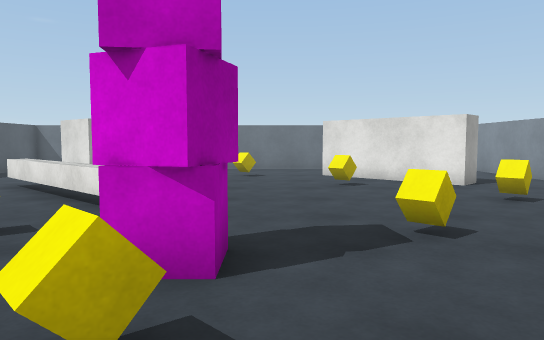
view 1 (above)

16 first-person views from a walk through a scene from a Unity 3-D project. The camera is 1.2 m above the floor, tilts 4° down and sees 70° across. The floor is counted in squares, 1 m on a side. Each view is taken from the middle of a square. On the plan, view 1 faces up. The plan holds only what a view shows up to about 15 squares ahead; the rest is blank. The player character is not drawn. Surface patterns are stand-ins for the level's own textures.

view 2
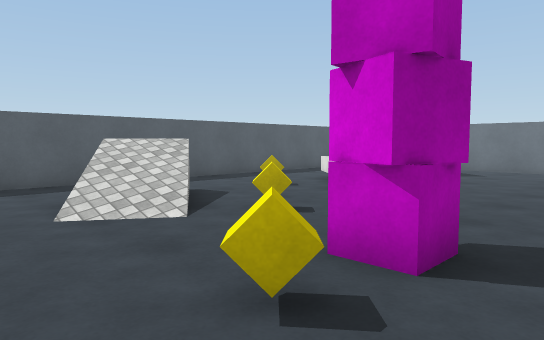

view 3
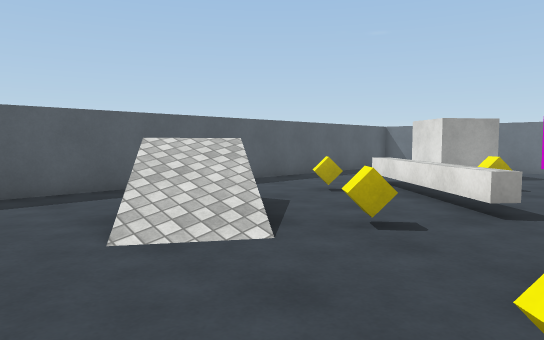

view 4
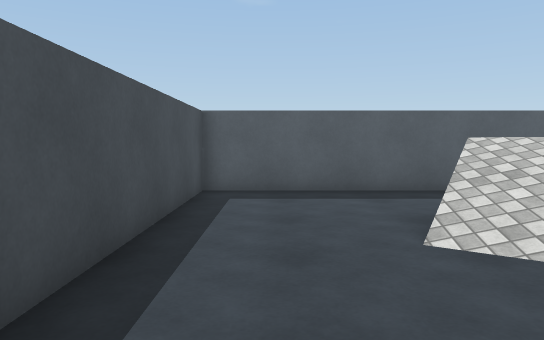

view 5
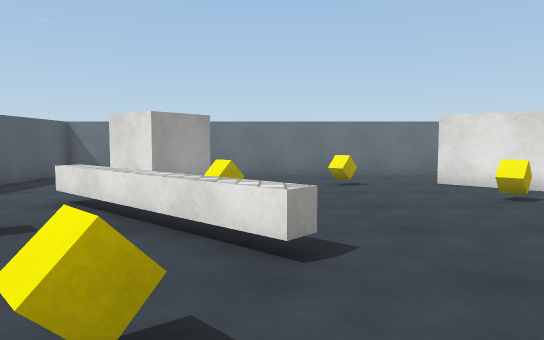

view 6
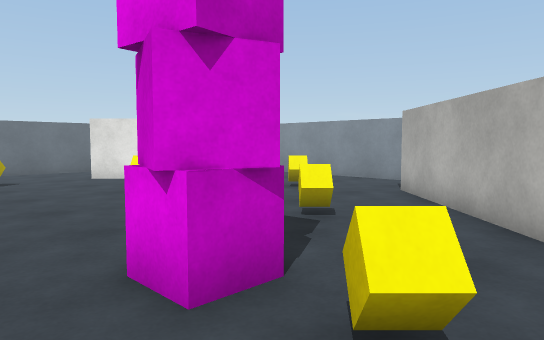

view 7
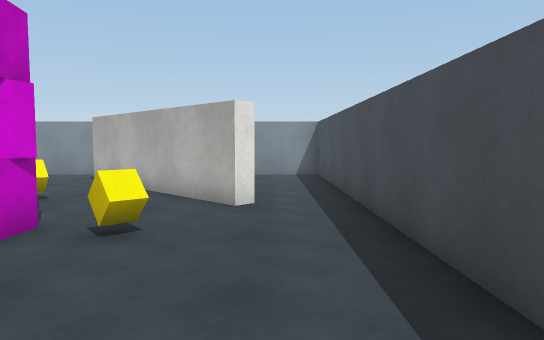

view 8
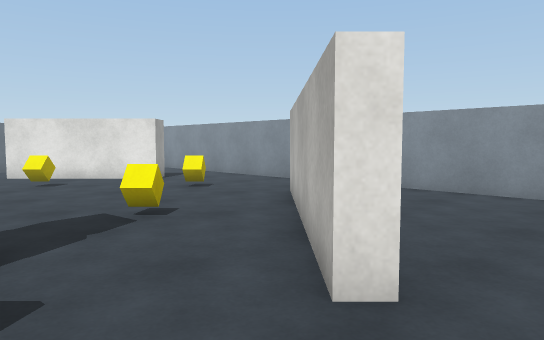

view 9
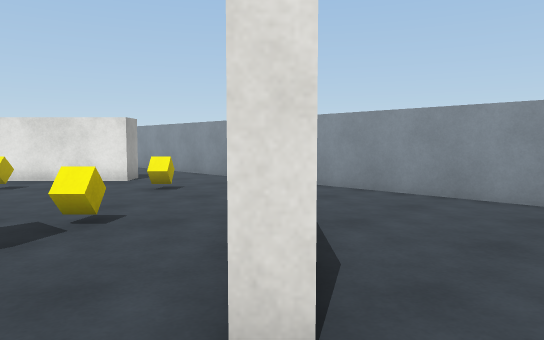

view 10
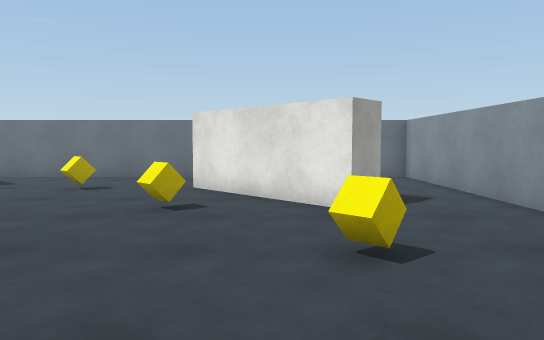

view 11
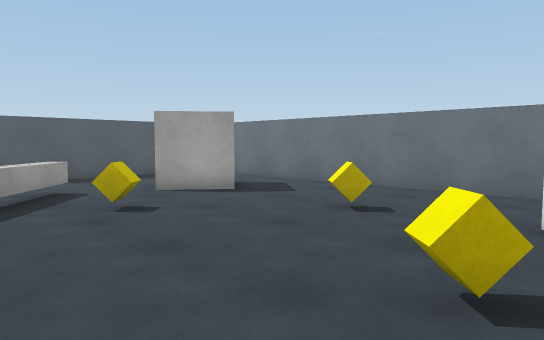

view 12
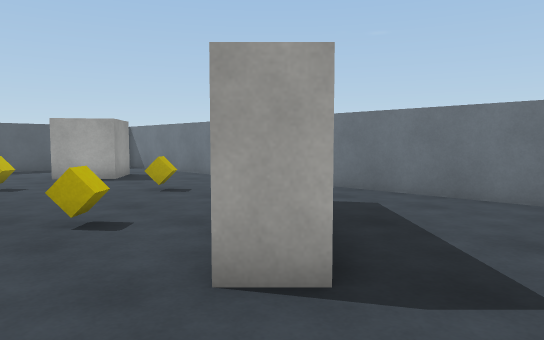

view 13
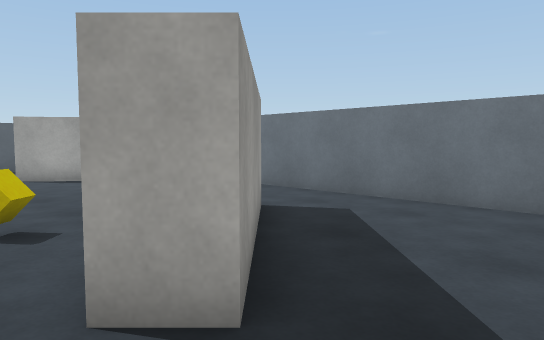

view 14
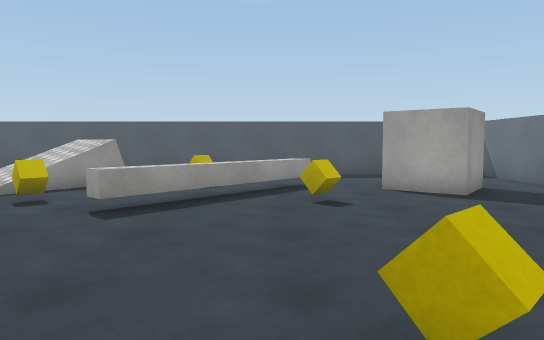

view 15
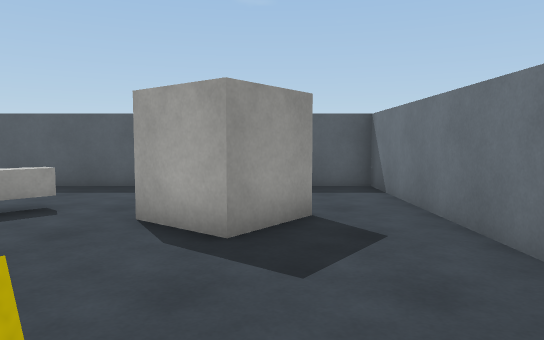

view 16
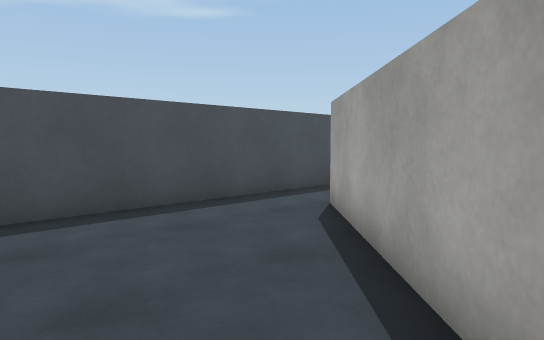

### Floor plan
Ten units are one square. View 1 is at (0, 0); x grows to the right and y downward. Boxes are objects, and circles mark ways between rooms. Rooms are numbered by the first view taken in them; rooms with no view inside come last. Other rooms are left out.
<svg viewBox="-112 -183 205 205">
<path fill="none" stroke="#000" d="M-76 -56 -72 -53M17 -3 14 -7 64 -57M61 -116 54 -109 19 -144M6 -178 -107 -178 -107 17 5 17M88 -25 88 -95M-70 -111 -25 -71 -29 -67 -74 -108M26 -151 61 -116M88 -95 88 -178 6 -178M5 17 88 17 88 -25M61 -48 17 -3"/>
<rect x="-75" y="-85" width="10" height="10" fill="#bbb"><title>other object</title></rect>
<rect x="-75" y="-165" width="30" height="40" fill="#bbb"><title>other object</title></rect>
<rect x="-45" y="-55" width="10" height="10" fill="#bbb"><title>other object</title></rect>
<rect x="-45" y="-115" width="10" height="10" fill="#bbb"><title>other object</title></rect>
<rect x="-25" y="-45" width="10" height="10" fill="#bbb"><title>other object</title></rect>
<rect x="-15" y="-25" width="10" height="10" fill="#bbb"><title>other object</title></rect>
<rect x="-15" y="-45" width="10" height="20" fill="#bbb"><title>other object</title></rect>
<rect x="-15" y="-145" width="10" height="10" fill="#bbb"><title>other object</title></rect>
<rect x="-5" y="-45" width="10" height="10" fill="#bbb"><title>other object</title></rect>
<rect x="15" y="-55" width="10" height="10" fill="#bbb"><title>other object</title></rect>
<rect x="15" y="-115" width="10" height="10" fill="#bbb"><title>other object</title></rect>
<rect x="45" y="-85" width="10" height="10" fill="#bbb"><title>other object</title></rect>
<circle cx="15" cy="-165" r="3" fill="#2a7"/>
<circle cx="75" cy="-105" r="3" fill="#2a7"/>
<circle cx="15" cy="5" r="3" fill="#2a7"/>
<circle cx="75" cy="-25" r="3" fill="#2a7"/>
<text x="-20" y="-80">1</text>
<text x="60" y="-150">2</text>
<text x="50" y="0">3</text>
</svg>
Room 1 opens to room 2. Room 1 opens to room 3.

Where each view was taken, in squares from view 1:
view 1: 0 up, 0 right, facing up
view 2: 0 up, 1 right, facing up-left
view 3: 0 up, 1 left, facing up-left
view 4: 0 up, 1 left, facing left
view 5: 3 up, 3 left, facing up
view 6: 1 up, 3 left, facing up-right
view 7: 0 up, 6 left, facing right
view 8: 1 down, 1 left, facing up-right
view 9: 1 down, 0 right, facing up-right
view 10: 4 up, 4 right, facing up
view 11: 8 up, 3 right, facing up-left
view 12: 9 up, 8 right, facing up-left
view 13: 10 up, 8 right, facing up-left
view 14: 10 up, 4 right, facing left
view 15: 15 up, 0 right, facing left
view 16: 5 up, 8 right, facing down-left
